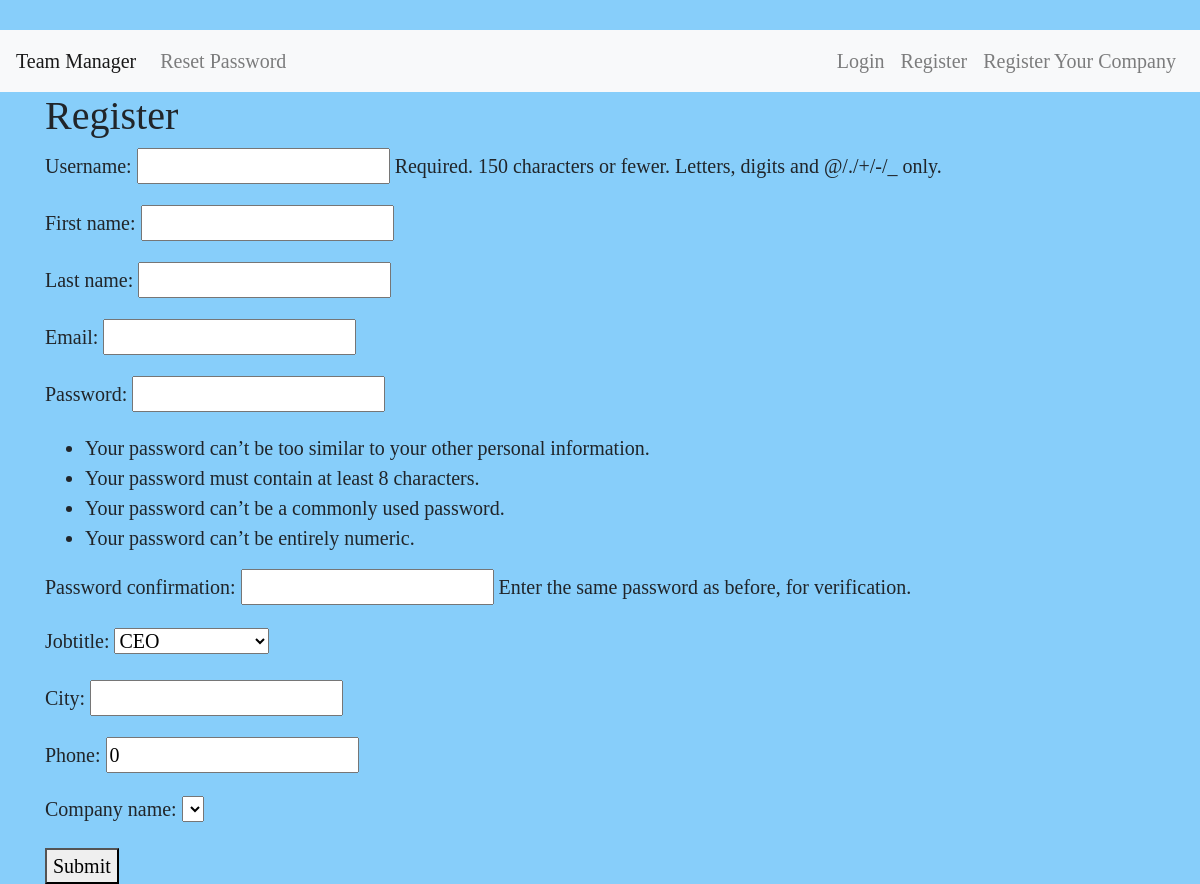
The app's page /accounts/register/, older data.
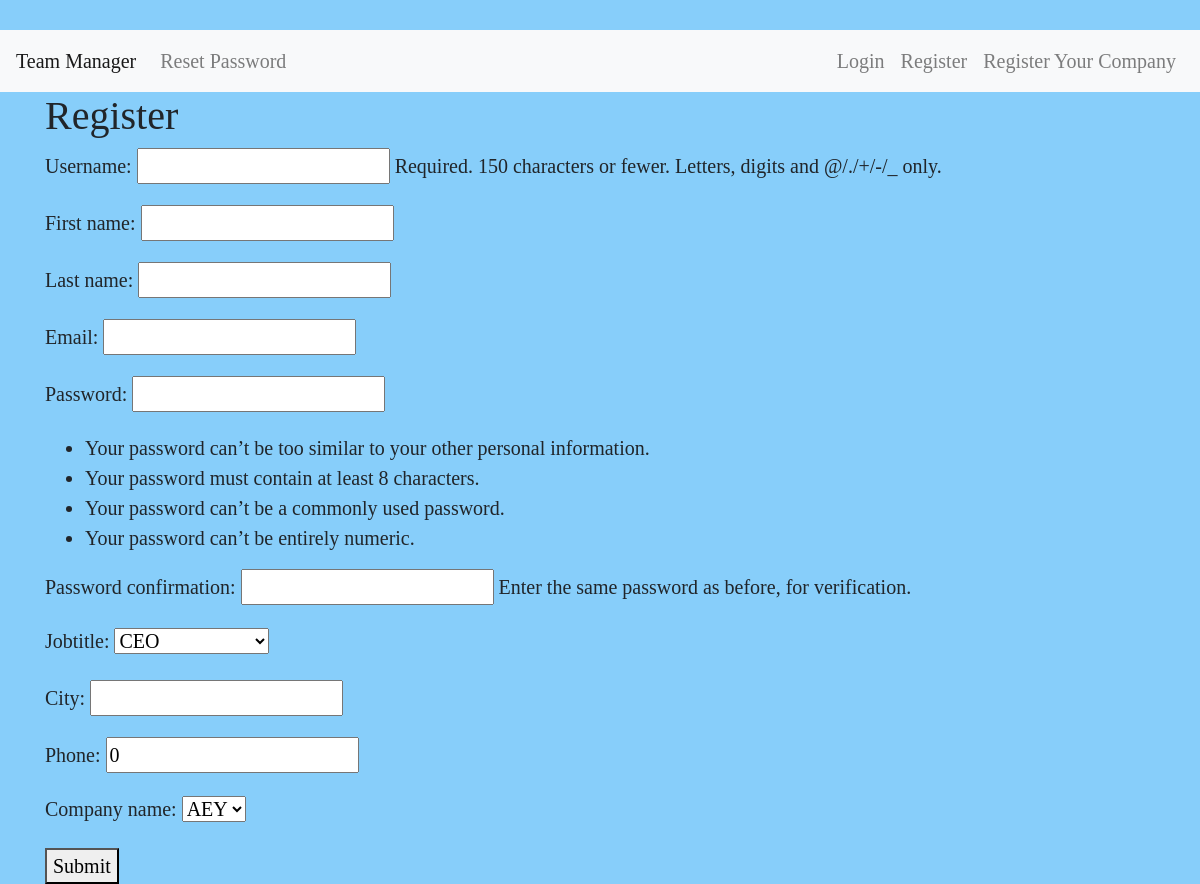
The same page, newer data.
### accounts/models.py (models this page shows)
class Company(models.Model): #[Table of companies ]
    company_name=models.CharField(max_length=100,default='',primary_key=True)
    def __str__(self):
        return self.company_name

### accounts/views.py (the view)
# urls.py: path('register/',views.register,name='register'),             #register url
def register(request):
     if request.method=='POST':
         form1=RegistrationForm(request.POST)
         form=customreg(request.POST)
         if form1.is_valid():
             if request.POST['Jobtitle'] != 'CEO':
                 form1_instance=form1.save()
                 form_instance=form.save(commit=False)
                 form_instance.user=form1_instance
                 form_instance.save()
                 return redirect('/accounts')
             else:
                 return HttpResponse("CEO should register with company ")
         else:
             return HttpResponse("form 1 is invalid")
     else:
         form=customreg()
         form1=RegistrationForm()
         args={'form':form,'form1':form1}
         return render(request,'accounts/reg_form.html',args)

### accounts/forms.py (shortened to what this page needs)
class customreg(forms.ModelForm):
    class Meta:
        model=UserProfile
        fields=(
            'Jobtitle',
            'city',
            'phone',
            'company_name',
        )

class RegistrationForm(UserCreationForm):      #Our own custom RegistrationForm
    email=forms.EmailField(required=True)
    class Meta:
        model=User
        fields=(
            'username',
            'first_name',
            'last_name',
            'email',
            'password1',
            'password2',
        )

### accounts/templates/accounts/reg_form.html (shortened to what this page needs)
{% extends 'base.html' %}
{% block body %}
  <div class="container">
    <h1>Register</h1>
    <form method="post" action="/accounts/register/">
      {{ form1.as_p }}
      {{ form.as_p }}
      <button type="submit">Submit</button>
    </form>
 </div>
{% endblock %}

Row changes from the older to the newer data that the page shows:
added Company: company_name "AEY"
